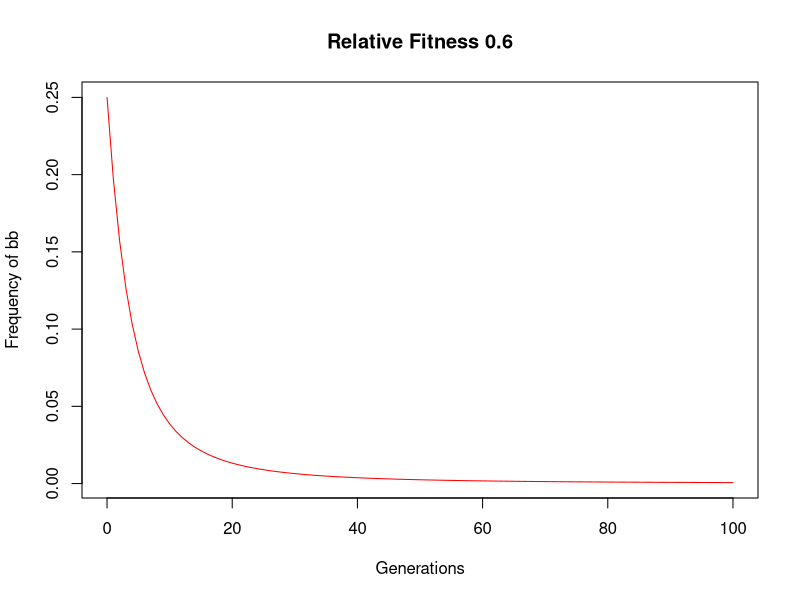
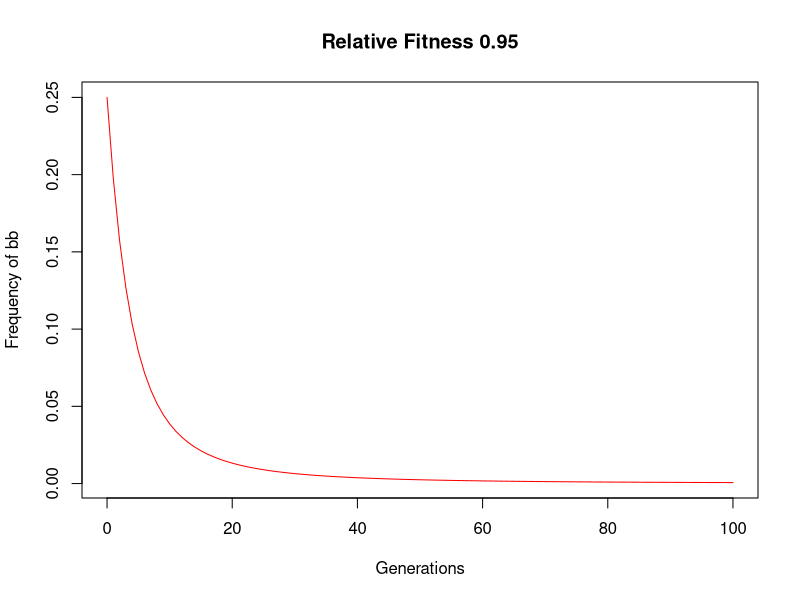
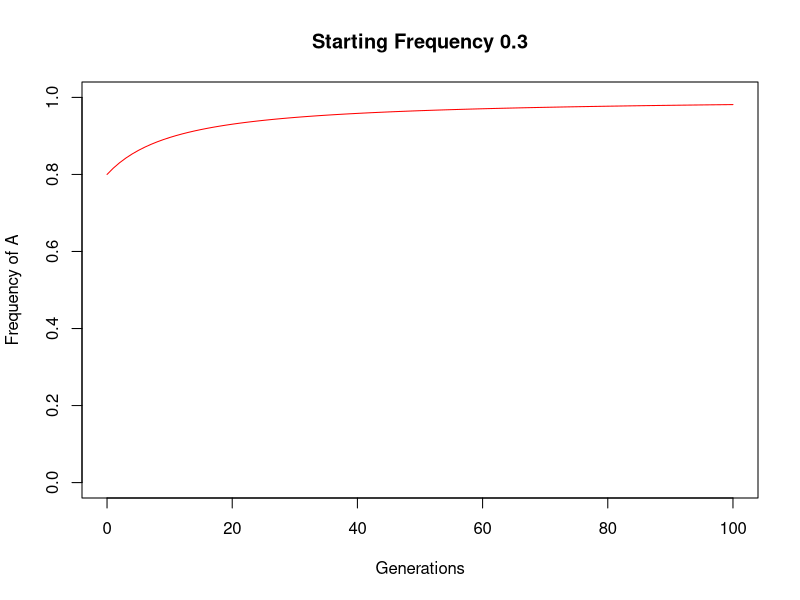
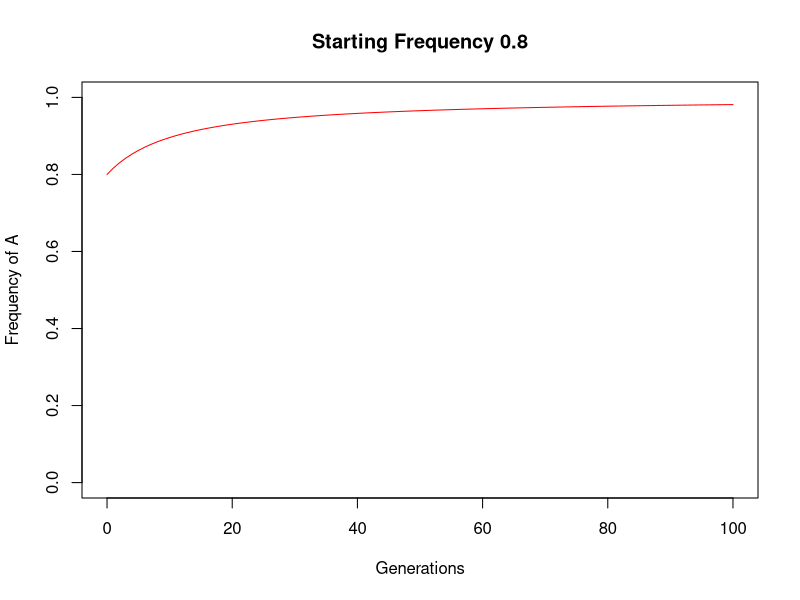
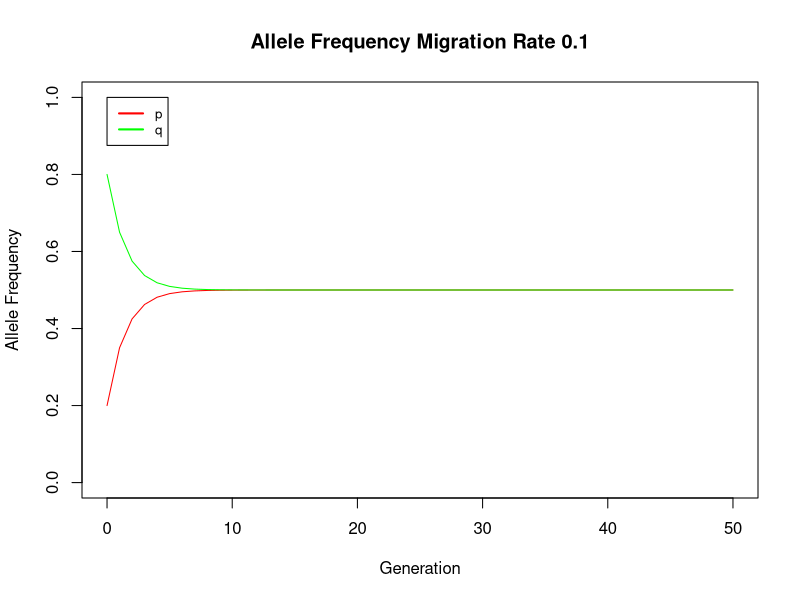
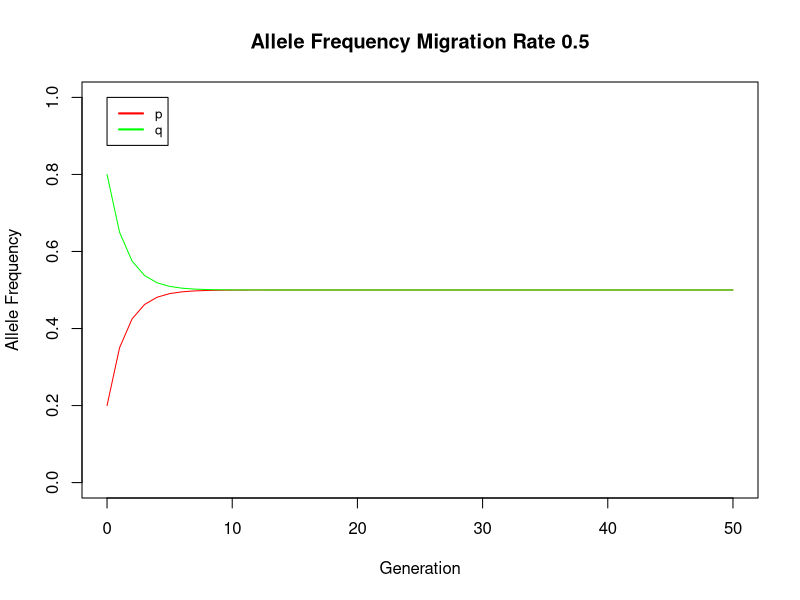
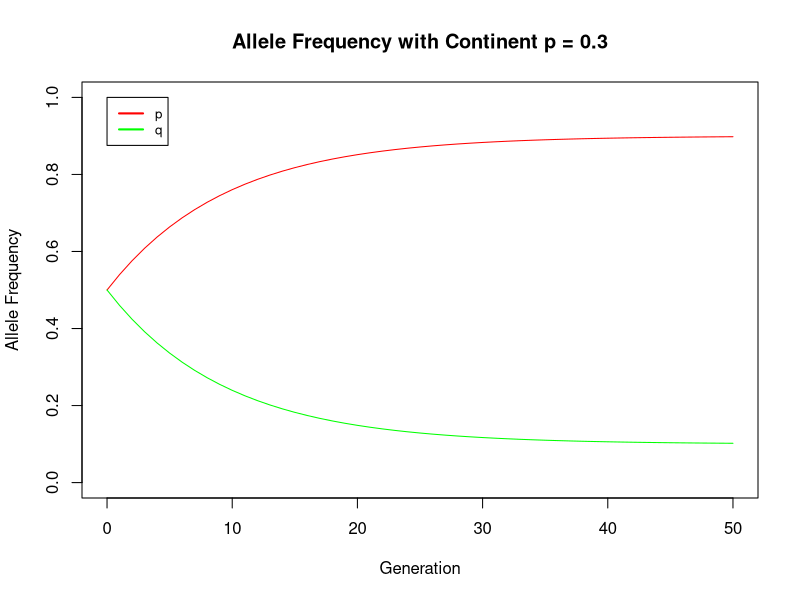
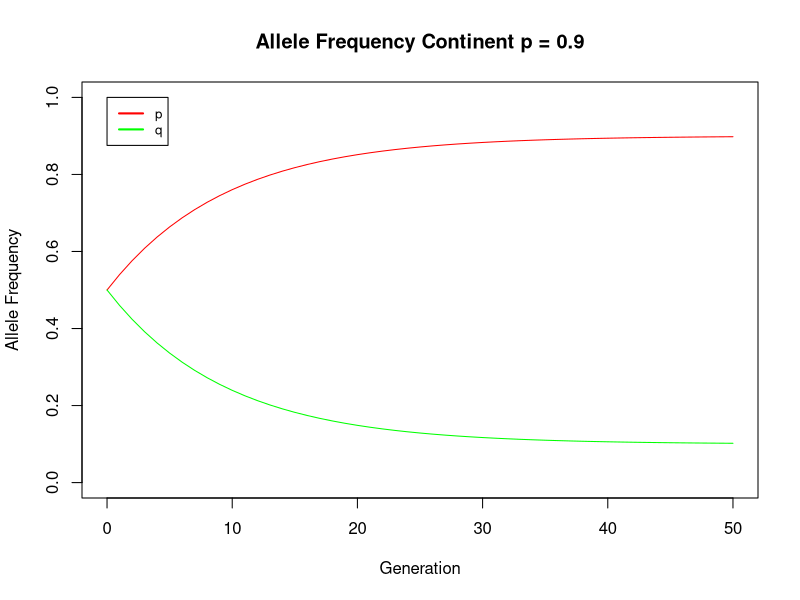

The R script that drew these images, in order: (Note: this script raises an error after producing the figures.)
## ---- chunk 1
#Equation: v/(u+v)
v=10*10^-7 #back mutation rate
u=10*10^-4 #forward mutation rate
v/(u+v)
## ---- chunk 2
#Equation: g*u
g=3.2*10^9 #genome size
u=10*10^-4 #forward mutation rate
g*u
g1=2.8*10^9 #smaller genome size
g1*u
## ---- chunk 3
#Equation: g*u
mothg=2.8*10^9 #genome size of moth
mothu=10*10^-4 #forward mutation rate of moth
moth <- mothg*mothu
sprintf("Moth: %d", moth)

squirrelg=3.2*10^9 #genome size of squirrel
squirrelu=10*10^-7 #forward mutation rate of squirrel
squirrel <- squirrelg*squirrelu
sprintf("Squirrel: %d", squirrel)
## ---- chunk 4
##The simulation code is not necessary for this answer. Students should at least specify what their settings are for the selection coefficient.

number_of_generations = 100 #how many generations do you want the simulation to run?

#relative fitnesses
fitness_aa = 1
fitness_ab = 1
fitness_bb = 0.6

#Starting frequencies of alleles and genotypes
freq_a = 0.5
 
freq_b = 1 - freq_a
freq_aa = freq_a^2
freq_ab = 2 * freq_a * freq_b
freq_bb = freq_b^2
 
genotypes = data.frame(t = 0, cbind(freq_aa, freq_ab, freq_bb))
alleles_frequency = data.frame(t = 0, cbind(freq_a, freq_b))
 
for (t in 1 : number_of_generations) {
 
    x_freq_a = freq_aa + 0.5 * freq_ab
    x_freq_b = freq_bb + 0.5 * freq_ab
 
    x_freq_aa = freq_aa * fitness_aa
    x_freq_ab = freq_ab * fitness_ab
    x_freq_bb = freq_bb * fitness_bb
     
    w = x_freq_aa + x_freq_ab + x_freq_bb
     
    freq_a = (x_freq_a*((x_freq_a*fitness_aa)+(x_freq_b*fitness_ab)))/w
    freq_b = 1 - freq_a
    
    freq_aa = freq_a^2
    freq_ab = 2 * freq_a * freq_b
    freq_bb = freq_b^2
      
    genotypes = rbind(genotypes, data.frame(t, cbind(freq_aa, freq_ab, freq_bb)))
    alleles_frequency = rbind(alleles_frequency, data.frame(t, cbind(freq_a, freq_b)))
}
## ---- chunk 5
##The code for the plots is required!!!
#Plot 1: bb relative fitness = 0.6
plot(genotypes$t, genotypes$freq_bb,type="l",col="red", xlab="Generations", ylab="Frequency of bb", main = "Relative Fitness 0.6")
## ---- chunk 6
#Plot 2: bb relative fitness 0.95
plot(genotypes$t, genotypes$freq_bb, type="l",col="red", xlab="Generations", ylab="Frequency of bb", main = "Relative Fitness 0.95")
## ---- chunk 7
##The simulation code is not necessary for this answer. Students should at least specify what their settings are for the selection coefficient.

number_of_generations = 100 #how many generations do you want the simulation to run?

#relative fitnesses
fitness_aa = 1
fitness_ab = 1
fitness_bb = 0.5

#Starting frequencies of alleles and genotypes
freq_a = 0.8
 
freq_b = 1 - freq_a
freq_aa = freq_a^2
freq_ab = 2 * freq_a * freq_b
freq_bb = freq_b^2
 
genotypes = data.frame(t = 0, cbind(freq_aa, freq_ab, freq_bb))
alleles_frequency = data.frame(t = 0, cbind(freq_a, freq_b))
 
for (t in 1 : number_of_generations) {
 
    x_freq_a = freq_aa + 0.5 * freq_ab
    x_freq_b = freq_bb + 0.5 * freq_ab
 
    x_freq_aa = freq_aa * fitness_aa
    x_freq_ab = freq_ab * fitness_ab
    x_freq_bb = freq_bb * fitness_bb
     
    w = x_freq_aa + x_freq_ab + x_freq_bb
     
    freq_a = (x_freq_a*((x_freq_a*fitness_aa)+(x_freq_b*fitness_ab)))/w
    freq_b = 1 - freq_a
    
    freq_aa = freq_a^2
    freq_ab = 2 * freq_a * freq_b
    freq_bb = freq_b^2
      
    genotypes = rbind(genotypes, data.frame(t, cbind(freq_aa, freq_ab, freq_bb)))
    alleles_frequency = rbind(alleles_frequency, data.frame(t, cbind(freq_a, freq_b)))
}
## ---- chunk 8
##Plot 1: Starting Frequency 0.3
plot(alleles_frequency$t, alleles_frequency$freq_a,type="l",col="red", xlab="Generations", ylim = c(0,1), ylab="Frequency of A", main = "Starting Frequency 0.3")
## ---- chunk 9
##Plot 2: Starting Frequency 0.8
plot(alleles_frequency$t, alleles_frequency$freq_a,type="l",col="red", xlab="Generations", ylim = c(0,1), ylab="Frequency of A", main = "Starting Frequency 0.8")
## ---- chunk 10
##The simulation code is not necessary for this answer. Students should at least specify what their settings are for the migration rate.

migration_rate = 0.5 #PROPORTION of individuals from continent that move to island subpopulation

p_continent = 0.5 #allele frequency of p in the continent population; migrants will have this allele frequency of p
p_island = 0.2 #non-migrants have this allele frequency of p before migration occurs; also denoted as Po
n = 50 #number of generations

options(scipen = 10)

#create an empty dataframe that will be filled with values of allele frequencies
alleles <- data.frame(a=as.numeric(),
                 b=as.numeric(), 
                 c=as.numeric(), 
                 stringsAsFactors=FALSE) 

p = rep(NA,n)
p[1]=p_island #we want the initial value of allele frequency of p in the island population to be equal to what we set the frequency of p to be earlier

#initialize a loop. This says, for every generation, we will take the value of p (the island allele freq. of p) at time i, plug it into our equation for continent-island migration, and calculate p at time i+1. Then, use that new p value and plug it into our equation to calculate p at time i+2. The allele frequency of q
for (i in 1 : n) {
    p[i+1] = (1-migration_rate)*p[i]+(migration_rate*p_continent)
    freq_q = 1-p[i+1]
    alleles = rbind(alleles, data.frame(i, cbind(p[i+1], freq_q)))
}

colnames(alleles) <- c("Generation","p","q") #naming the columns in our created dataframe
alleles <- rbind(c(0,p_island,1-p_island), alleles) #add and fill in the first row of the dataframe with initial allele frequencies for the island (at generation 0)
## ---- chunk 11
plot(alleles$Generation, #the values for the x axis
     alleles$p, #the values for the y axis
     type="l", #we want a line graph
     col="red", #color the first plotted line, p vs. Generation, red
     ylim = c(0, 1), #we want the y axis to display values from 0 to 1
     xlab = "Generation", #name the x axis
     ylab = "Allele Frequency", #name the y axis
     main = "Allele Frequency Migration Rate 0.1") #add title to plot
lines(alleles$Generation,alleles$q,col="green") #this adds the line for the allele frequency of q onto the plot in green
legend(0, 1, #give x and y coordinates for where you want the key
       legend=c("p", "q"), #we want both lines on the legend, named for the alleles
       col=c("red", "green"), #the color of the two lines
       lwd=2, #line width of legend line
       cex=0.8) #font size
## ---- chunk 12
plot(alleles$Generation, #the values for the x axis
     alleles$p, #the values for the y axis
     type="l", #we want a line graph
     col="red", #color the first plotted line, p vs. Generation, red
     ylim = c(0, 1), #we want the y axis to display values from 0 to 1
     xlab = "Generation", #name the x axis
     ylab = "Allele Frequency", #name the y axis
     main = "Allele Frequency Migration Rate 0.5") #add title to plot
lines(alleles$Generation,alleles$q,col="green") #this adds the line for the allele frequency of q onto the plot in green
legend(0, 1, #give x and y coordinates for where you want the key
       legend=c("p", "q"), #we want both lines on the legend, named for the alleles
       col=c("red", "green"), #the color of the two lines
       lwd=2, #line width of legend line
       cex=0.8) #font size
## ---- chunk 13
##The simulation code is not necessary for this answer. Students should at least specify what their settings are for the continent p frequency.

migration_rate = 0.1 #PROPORTION of individuals from continent that move to island subpopulation

p_continent = 0.9 #allele frequency of p in the continent population; migrants will have this allele frequency of p
p_island = 0.5 #non-migrants have this allele frequency of p before migration occurs; also denoted as Po
n = 50 #number of generations
options(scipen = 10)

#create an empty dataframe that will be filled with values of allele frequencies
alleles <- data.frame(a=as.numeric(),
                 b=as.numeric(), 
                 c=as.numeric(), 
                 stringsAsFactors=FALSE) 

p = rep(NA,n)
p[1]=p_island #we want the initial value of allele frequency of p in the island population to be equal to what we set the frequency of p to be earlier

#initialize a loop. This says, for every generation, we will take the value of p (the island allele freq. of p) at time i, plug it into our equation for continent-island migration, and calculate p at time i+1. Then, use that new p value and plug it into our equation to calculate p at time i+2. The allele frequency of q
for (i in 1 : n) {
    p[i+1] = (1-migration_rate)*p[i]+(migration_rate*p_continent)
    freq_q = 1-p[i+1]
    alleles = rbind(alleles, data.frame(i, cbind(p[i+1], freq_q)))
}

colnames(alleles) <- c("Generation","p","q") #naming the columns in our created dataframe
alleles <- rbind(c(0,p_island,1-p_island), alleles) #add and fill in the first row of the dataframe with initial allele frequencies for the island (at generation 0)
## ---- chunk 14
plot(alleles$Generation, #the values for the x axis
     alleles$p, #the values for the y axis
     type="l", #we want a line graph
     col="red", #color the first plotted line, p vs. Generation, red
     ylim = c(0, 1), #we want the y axis to display values from 0 to 1
     xlab = "Generation", #name the x axis
     ylab = "Allele Frequency", #name the y axis
     main = "Allele Frequency with Continent p = 0.3") #add title to plot
lines(alleles$Generation,alleles$q,col="green") #this adds the line for the allele frequency of q onto the plot in green
legend(0, 1, #give x and y coordinates for where you want the key
       legend=c("p", "q"), #we want both lines on the legend, named for the alleles
       col=c("red", "green"), #the color of the two lines
       lwd=2, #line width of legend line
       cex=0.8) #font size
## ---- chunk 15
plot(alleles$Generation, #the values for the x axis
     alleles$p, #the values for the y axis
     type="l", #we want a line graph
     col="red", #color the first plotted line, p vs. Generation, red
     ylim = c(0, 1), #we want the y axis to display values from 0 to 1
     xlab = "Generation", #name the x axis
     ylab = "Allele Frequency", #name the y axis
     main = "Allele Frequency Continent p = 0.9") #add title to plot
lines(alleles$Generation,alleles$q,col="green") #this adds the line for the allele frequency of q onto the plot in green
legend(0, 1, #give x and y coordinates for where you want the key
       legend=c("p", "q"), #we want both lines on the legend, named for the alleles
       col=c("red", "green"), #the color of the two lines
       lwd=2, #line width of legend line
       cex=0.8) #font size
## ---- chunk 16
##The simulation code is not necessary for this answer. Students should at least specify what their settings are for the initial p frequency.

# Set up parameters
N = 50 # number of diploid individuals
N.chrom = 2*N # number of chromosomes (2 for each diploid individual)
p = .7; q = 1-p #beginning allele frequencies
N.gen = 100 # number of generations
N.sim = 5 # number of simulations


# Simulation
X = array(0, dim=c(N.gen,N.sim))
X[1,] = rep(N.chrom*p,N.sim) # initialize number of A1 alleles in first generation
for(j in 1:N.sim){
  for(i in 2:N.gen){
    X[i,j] = rbinom(1,N.chrom,prob=X[i-1,j]/N.chrom)
    }  
  }
X = data.frame(X/N.chrom)
## ---- chunk 17
#Plot 1: p=0.2
sim_data <- melt(X)
ggplot(sim_data, aes(x = rep(c(1:100), N.sim), y = value, colour = variable)) + geom_line() + xlab("Generation") + ylab("Allele Frequency") + ylim(0,1) + labs(colour = "Simulations")
## ---- chunk 18
#Plot 2: p=0.7
sim_data <- melt(X)
ggplot(sim_data, aes(x = rep(c(1:100), N.sim), y = value, colour = variable)) + geom_line() + xlab("Generation") + ylab("Allele Frequency") + ylim(0,1) + labs(colour = "Simulations")
